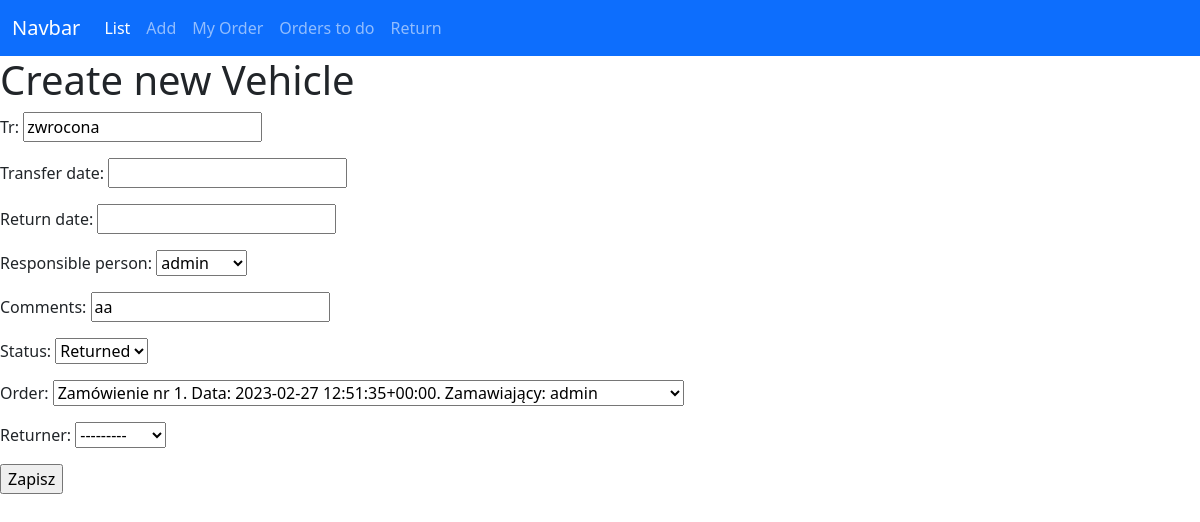
/files/update/23/, run on the app's committed database.
### files/models.py (models this page shows, shortened)
class Vehicle(models.Model):
    tr = models.CharField(max_length=8)
    transfer_date = models.DateTimeField(blank=True, null=True)
    return_date = models.DateTimeField(blank=True, null=True)
    responsible_person = models.ForeignKey(User, related_name="vehicles", on_delete=models.RESTRICT)
    comments = models.CharField(max_length=100, null=True, blank=True)
    LOAN_STATUS = (
        ('a', 'Awaits'),
        ('o', 'On Loan'),
        ('r', 'Returned'),
        ('e', 'rejected')
    )
    status = models.CharField(max_length=1, blank=True, choices=LOAN_STATUS, default='a')
    order = models.ForeignKey(Order, related_name="vehicles", on_delete=models.SET_NULL, null=True)
    returner = models.ForeignKey(User, related_name='vehicles_returner', on_delete=models.CASCADE, null=True, blank=True)

### files/views.py (the view)
# urls.py: path('update/<int:pk>/', views.VehicleUpdateView.as_view(), name='update_vehicle'),
class VehicleUpdateView(UpdateView):
    model = Vehicle
    fields = '__all__'
    success_url = reverse_lazy('files:list')

### files/models.py (called while the page is built)
    def __str__(self) -> str:
        return f"Zamówienie nr {self.id}. Data: {self.order_date}. Zamawiający: {self.orderer}"

### files/templates/files/vehicle_form.html (shortened to what this page needs)
{% extends 'home.html' %}
{% block content %}
    <h1>Create new Vehicle</h1>
    <form action="" method="post">
        {{form.as_p}}
        <input type="submit" value="Zapisz">
    </form>
{% endblock content %}

### data on the page
Vehicle: tr "zwrocona", responsible_person "admin", comments "aa", status "Returned", order "Zamówienie nr 1. Data: 2023-02-27 12:51:35+00:00. Zamawiający: admin", returner "---------"
